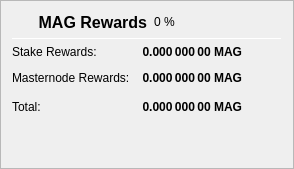
                   <widget class="QFrame" name="frame_ZerocoinBalances">
                    <property name="frameShape">
                     <enum>QFrame::StyledPanel</enum>
                    </property>
                    <property name="frameShadow">
                     <enum>QFrame::Raised</enum>
                    </property>
                    <layout class="QVBoxLayout" name="verticalLayout_7">
                     <item>
                      <layout class="QHBoxLayout" name="horizontalLayout_8" stretch="0,0,0">
                       <item>
                        <widget class="QLabel" name="label_5z_3">
                         <property name="minimumSize">
                          <size>
                           <width>0</width>
                           <height>20</height>
                          </size>
                         </property>
                         <property name="font">
                          <font>
                           <pointsize>12</pointsize>
                           <weight>75</weight>
                           <bold>true</bold>
                          </font>
                         </property>
                         <property name="text">
                          <string>      MAG Rewards</string>
                         </property>
                        </widget>
                       </item>
                       <item>
                        <widget class="QLabel" name="labelzMAGPercent">
                         <property name="text">
                          <string notr="true">0 %</string>
                         </property>
                        </widget>
                       </item>
                       <item>
                        <spacer name="horizontalSpacer_11">
                         <property name="orientation">
                          <enum>Qt::Horizontal</enum>
                         </property>
                         <property name="sizeHint" stdset="0">
                          <size>
                           <width>40</width>
                           <height>20</height>
                          </size>
                         </property>
                        </spacer>
                       </item>
                      </layout>
                     </item>
                     <item>
                      <widget class="Line" name="line_ZerocoinBalance">
                       <property name="minimumSize">
                        <size>
                         <width>0</width>
                         <height>1</height>
                        </size>
                       </property>
                       <property name="maximumSize">
                        <size>
                         <width>16777215</width>
                         <height>1</height>
                        </size>
                       </property>
                       <property name="orientation">
                        <enum>Qt::Horizontal</enum>
                       </property>
                      </widget>
                     </item>
                     <item>
                      <layout class="QGridLayout" name="gridLayout_5">
                       <property name="spacing">
                        <number>12</number>
                       </property>
                       <item row="1" column="0">
                        <widget class="QLabel" name="labelStakeRewardsText">
                         <property name="toolTip">
                          <string>Amount of rewards received through staking (Proof-of-Stake).</string>
                         </property>
                         <property name="text">
                          <string>Stake Rewards:</string>
                         </property>
                        </widget>
                       </item>
                       <item row="1" column="1">
                        <widget class="QLabel" name="labelStakeRewards">
                         <property name="font">
                          <font>
                           <weight>75</weight>
                           <bold>true</bold>
                          </font>
                         </property>
                         <property name="cursor">
                          <cursorShape>IBeamCursor</cursorShape>
                         </property>
                         <property name="toolTip">
                          <string>Amount of rewards received through staking (Proof-of-Stake).</string>
                         </property>
                         <property name="text">
                          <string notr="true">0.000 000 00 MAG</string>
                         </property>
                         <property name="alignment">
                          <set>Qt::AlignRight|Qt::AlignTrailing|Qt::AlignVCenter</set>
                         </property>
                        </widget>
                       </item>
                       <item row="2" column="0">
                        <widget class="QLabel" name="labelMasternodeRewardsText">
                         <property name="toolTip">
                          <string>Amount of rewards received through masternodes.</string>
                         </property>
                         <property name="text">
                          <string>Masternode Rewards:</string>
                         </property>
                        </widget>
                       </item>
                       <item row="2" column="1">
                        <widget class="QLabel" name="labelMasternodeRewards">
                         <property name="font">
                          <font>
                           <weight>75</weight>
                           <bold>true</bold>
                          </font>
                         </property>
                         <property name="cursor">
                          <cursorShape>IBeamCursor</cursorShape>
                         </property>
                         <property name="toolTip">
                          <string>Amount of rewards received through masternodes.</string>
                         </property>
                         <property name="text">
                          <string notr="true">0.000 000 00 MAG</string>
                         </property>
                         <property name="alignment">
                          <set>Qt::AlignRight|Qt::AlignTrailing|Qt::AlignVCenter</set>
                         </property>
                        </widget>
                       </item>
                       <item row="4" column="0">
                        <widget class="QLabel" name="labelzBalanceText">
                         <property name="toolTip">
                          <string>Total amount of rewards including masternode and staking.</string>
                         </property>
                         <property name="text">
                          <string>Total:</string>
                         </property>
                        </widget>
                       </item>
                       <item row="4" column="1">
                        <widget class="QLabel" name="labelzBalance">
                         <property name="font">
                          <font>
                           <weight>75</weight>
                           <bold>true</bold>
                          </font>
                         </property>
                         <property name="cursor">
                          <cursorShape>IBeamCursor</cursorShape>
                         </property>
                         <property name="toolTip">
                          <string>Total amount of rewards including masternode and staking.</string>
                         </property>
                         <property name="text">
                          <string notr="true">0.000 000 00 MAG</string>
                         </property>
                         <property name="alignment">
                          <set>Qt::AlignRight|Qt::AlignTrailing|Qt::AlignVCenter</set>
                         </property>
                         <property name="textInteractionFlags">
                          <set>Qt::LinksAccessibleByMouse|Qt::TextSelectableByKeyboard|Qt::TextSelectableByMouse</set>
                         </property>
                        </widget>
                       </item>
                       <item row="4" column="2">
                        <spacer name="horizontalSpacer_4">
                         <property name="orientation">
                          <enum>Qt::Horizontal</enum>
                         </property>
                         <property name="sizeHint" stdset="0">
                          <size>
                           <width>40</width>
                           <height>20</height>
                          </size>
                         </property>
                        </spacer>
                       </item>
                      </layout>
                     </item>
                     <item>
                      <spacer name="verticalSpacer_4">
                       <property name="orientation">
                        <enum>Qt::Vertical</enum>
                       </property>
                       <property name="sizeHint" stdset="0">
                        <size>
                         <width>20</width>
                         <height>40</height>
                        </size>
                       </property>
                      </spacer>
                     </item>
                    </layout>
                   </widget>
